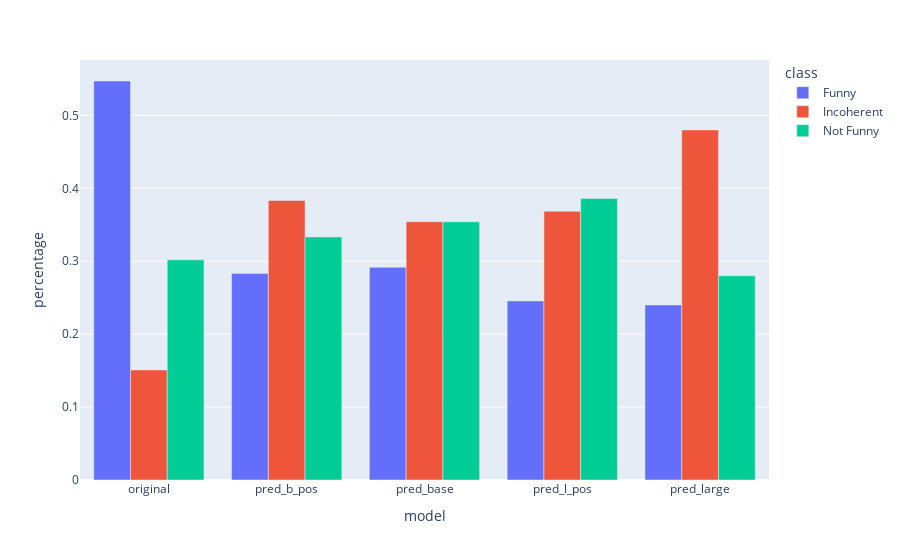

The notebook cell this image was saved under:
### Code cell
perc_df = merged.groupby(["type", "class"]).count() / merged.groupby(["type"]).count().drop("class", axis=1)
perc_df = perc_df.reset_index().rename(columns={"title": "percentage", "type": "model"})
px.bar(perc_df, x="model", y="percentage", color="class", barmode="group")

### Figure 1 — Plotly figure (JSON) as saved in the notebook; plotly's stock layout.template omitted (floating-point values rounded to 4 significant figures)
{"data": [{"alignmentgroup": "True", "hovertemplate": "class=Funny<br>model=%{x}<br>percentage=%{y}<extra></extra>", "legendgroup": "Funny", "marker": {"color": "#636efa", "pattern": {"shape": ""}}, "name": "Funny", "offsetgroup": "Funny", "orientation": "v", "showlegend": true, "textposition": "auto", "type": "bar", "x": ["original", "pred_b_pos", "pred_base", "pred_l_pos", "pred_large"], "xaxis": "x", "y": [0.5472, 0.2833, 0.2917, 0.2456, 0.24], "yaxis": "y"}, {"alignmentgroup": "True", "hovertemplate": "class=Incoherent<br>model=%{x}<br>percentage=%{y}<extra></extra>", "legendgroup": "Incoherent", "marker": {"color": "#EF553B", "pattern": {"shape": ""}}, "name": "Incoherent", "offsetgroup": "Incoherent", "orientation": "v", "showlegend": true, "textposition": "auto", "type": "bar", "x": ["original", "pred_b_pos", "pred_base", "pred_l_pos", "pred_large"], "xaxis": "x", "y": [0.1509, 0.3833, 0.3542, 0.3684, 0.48], "yaxis": "y"}, {"alignmentgroup": "True", "hovertemplate": "class=Not Funny<br>model=%{x}<br>percentage=%{y}<extra></extra>", "legendgroup": "Not Funny", "marker": {"color": "#00cc96", "pattern": {"shape": ""}}, "name": "Not Funny", "offsetgroup": "Not Funny", "orientation": "v", "showlegend": true, "textposition": "auto", "type": "bar", "x": ["original", "pred_b_pos", "pred_base", "pred_l_pos", "pred_large"], "xaxis": "x", "y": [0.3019, 0.3333, 0.3542, 0.386, 0.28], "yaxis": "y"}], "layout": {"barmode": "group", "legend": {"title": {"text": "class"}, "tracegroupgap": 0}, "margin": {"t": 60}, "xaxis": {"anchor": "y", "domain": [0, 1], "title": {"text": "model"}}, "yaxis": {"anchor": "x", "domain": [0, 1], "title": {"text": "percentage"}}}}
